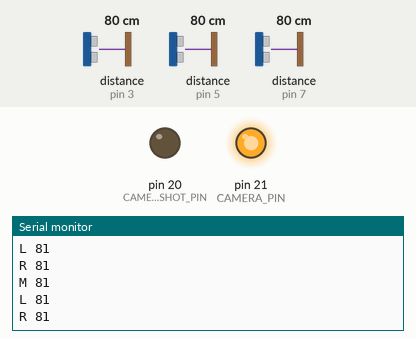
Simulated run of this sketch. Board: Arduino Mega 2560, built with avr-gcc and run on an emulated ATmega2560. On the bench: output pins drawn as LEDs (lit = HIGH), the last lines printed to the serial monitor. Inputs (shaded band) come from the test bench; at power-on: distance to the obstacle (sensors on pin 3, pin 5, pin 7) 80 cm. The echo pulse lasts 58.3 µs per cm; the audio player accepts every command and is not drawn.

Above: at 1.2 s.
1.3 s: distance to the obstacle (sensor on pin 3) set to 153 cm
At 2.1 s:
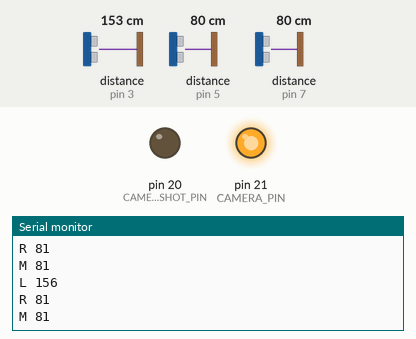
4.3 s: distance to the obstacle (sensor on pin 5) set to 2 cm
At 5.2 s:
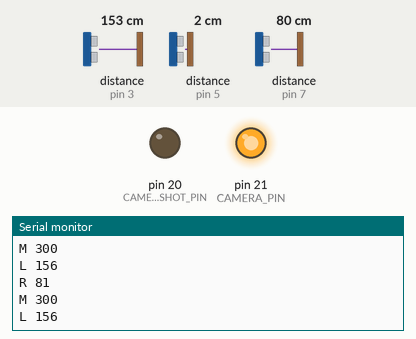
7.3 s: distance to the obstacle (sensor on pin 3) set to 299 cm
At 8.0 s:
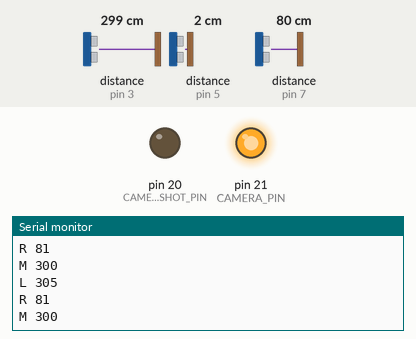
Timing chart, 0 to 10.3 s (numbered marks = the images above; inputs shaded):
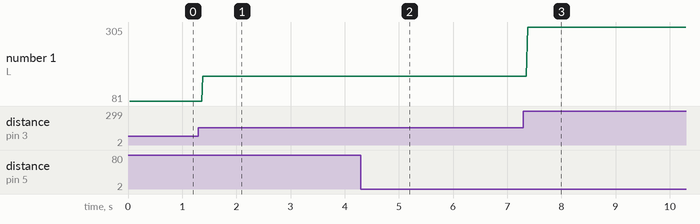

Measured:
- after the input at 1.3 s, the serial monitor: prints a new line after 0.08 s (image 1)
- after the input at 4.3 s, the serial monitor: prints a new line at once (image 2)
- after the input at 7.3 s, the serial monitor: prints a new line after 0.08 s (image 3)
- plotted number 1: 81 → 156 after the input at 1.3 s, 156 → 305 after the input at 7.3 s

The sketch:

global_sensors_test.ino
```cpp
/* IMPORTANTISSIMO: I SONAR VANNO ALIMENTATI A PARTE (5 V)
  Trigger -> Grigio
  Echo -> Viola
  Gnd -> Verde
  Vcc -> Blu
*/

// ---- LIBRARIES ----
#include <NewPing.h>
#include <Servo.h>
#include <SoftwareSerial.h>
#include <DFPlayer_Mini_Mp3.h>

// ---- Constants ----
#define TRUE true
#define FALSE false
#define ON 1
#define OFF 0

// ---- SONAR DISTANCES DEBUGGING ----
#define DEBUG 1

// ---- MOTOR PINS ----
#define LEFT_PIN 9
#define RIGHT_PIN 10
#define BOW_PIN 53
#define RIGHT_ARM 11
#define LEFT_ARM 52
#define ROTATION_PIN 8

// ---- MOTOR INITIAL & FINAL POSITIONS ----
#define LEFT_STRETCHED_POSITION 30
#define LEFT_REST_POSITION 180
#define RIGHT_STRETCHED_POSITION 30
#define RIGHT_REST_POSITION 180
#define BOW_STRETCHED_POSITION 200
#define BOW_REST_POSITION 90
#define RARM_STRETCHED_POSITION 70
#define RARM_REST_POSITION 10
#define LARM_STRETCHED_POSITION 70
#define LARM_REST_POSITION 10
#define ROTATION_REST_POSITION 10
#define ROTATION_STRETCHED_POSITION 100

// ---- CAMERA's DEALYS ----
#define TURN_ON_DELAY 200
#define TURN_OFF_DELAY 4000
#define SHOOT_DELAY 500        // if increased will take a video!
#define SWITCH_STAGE_DELAY 200
#define WIFI_ON_DELAY 4000
#define WIFI_OFF_DELAY 4000

// ---- DELAYS ----
#define BOW_DOWN_DELAY 1500
#define BOW_UP_DELAY 800

// ---- SONAR PINS ----
#define TRIG_PIN_LEFT 2
#define ECHO_PIN_LEFT 3
#define TRIG_PIN_MIDDLE 4
#define ECHO_PIN_MIDDLE 5
#define TRIG_PIN_RIGHT 6
#define ECHO_PIN_RIGHT 7

#define MEASUREMENTS_NUMBER 30

// ---- MP3 PLAYER PINS ----
#define RXPIN 12
#define TXPIN 13

// ---- SONAR MINIMUM THRESHOLD (CM) ----
#define SONAR_MINIMUM_THRESHOLD 10

// ---- CAMERA's PINS ----
#define CAMERA_PIN 21
#define CAMERA_SHOT_PIN 20

// ---- TOUCH SENSOR PIN ----
#define TOUCH_SENSOR_PIN 14

// ---- MAXIMUM SONAR DISTANCE (CM) ----
#define MAX_DISTANCE 300

// ---- PHOTO RESISTOR THRESHOLD ----
#define PHOTO_RESISTOR_THRESHOLD 150

// ---- STOPPING DANCE DISTANCE (CM) ----
#define STOP_DISTANCE 130

// ---- SOMEONE DISTANCE (CM)
#define SOMEONE_DISTANCE 100

// ---- SONAR INITIALIZATION ----
long distanceLeft, distanceMiddle, distanceRight;
NewPing sonarLeft(TRIG_PIN_LEFT, ECHO_PIN_LEFT, MAX_DISTANCE);
NewPing sonarMiddle(TRIG_PIN_MIDDLE, ECHO_PIN_MIDDLE, MAX_DISTANCE);
NewPing sonarRight(TRIG_PIN_RIGHT, ECHO_PIN_RIGHT, MAX_DISTANCE);

// ---- MOTOR INITIALIZATION ----
Servo leftMotor, rightMotor, bowMotor, rarmMotor, larmMotor, rotationMotor;

// ---- MP3 PLAYER INITIALIZATION ----
SoftwareSerial mp3Serial(RXPIN, TXPIN);

// ---- STATE VARIABLES OF CAMERA ----
int camState = OFF;
int wifiState = OFF;

// ---- MARSUPIUM ANALOG PIN ----
int photoResistor = A0;

// ---- CONTROL VARIABLES ----
boolean someone = false; // booleano che indica la presenza o meno dell'utente
boolean engagement = false;
boolean mp3_stopper = false;


// ---- FUNCTION PROTOTYPES ----
void attachServos();
void initServos();
void initSerial();
void initAnalog();
void initTouch();
void initPinCamera();

void cin_cin_dance();
void cin_cin_engagement();
void cin_cin_menu();
void cin_cin_selfie();

void sayHi();
void playDanceMusic();
void greetClient();
void offerMenu();

void goBackFromLeft();
void goBackFromRight();

void bow();
void standup();
void rotateForSelfie();
void rotateBackFromSelfie();
void doSelfie();


void updateDistances();
boolean isClose();
boolean thereIsSomeone();
boolean thereIsMenu();
boolean isTouched();
boolean clientEngaged();

void turnCameraOn();
void turnCameraOff();
void takePicture();
void switchWifiOn();
void switchWifiOff();

void debug(char description, long value);
void debug(char *description, long value);
void debug(char description, int value);
void debug(char *description, int value);
void debug(char *message);


void setup() {

  // Inizializzazione dei motori e dei vari componenti
  // Settaggio dei pin di OUTPUT ed INPUT

    initSerial();

    initPinCamera();

    initAnalog();

    initTouch();

    distanceLeft = 0;
    distanceMiddle = 0;
    distanceRight = 0;
}


void initSerial()
{
  Serial.begin(9600);
  mp3Serial.begin(9600);
  mp3_set_serial (mp3Serial); //set Serial for DFPlayer-mini mp3 module
  mp3_set_volume (20); //max volume is 30
}

void initAnalog()
{
  pinMode(photoResistor, INPUT);// Set photoResistor - A0 pin as an input
}

void initTouch()
{
  pinMode (TOUCH_SENSOR_PIN, INPUT);
}

void initPinCamera()
{
    pinMode(CAMERA_PIN, OUTPUT);
    pinMode(CAMERA_SHOT_PIN, OUTPUT);

    digitalWrite(CAMERA_PIN, HIGH);
    digitalWrite(CAMERA_SHOT_PIN, LOW);
}

void loop() {

  //cin_cin_dance();
  //cin_cin_engagement();
  //if (someone)
  //  cin_cin_menu();
  //if (someone)
  //  cin_cin_selfie();


  for (int i = 0; i < 30; i++)
      updateDistances();
  debug("Do touch");

}


void doSelfie()
{
    turnOnCamera();
    //la persona tocca il sensore touch
    while(!isTouched());
    takePicture();

    switchOnWiFi();
    delay(120000);
    switchOffWiFi();

    turnOffCamera();
}

void updateDistances()
{
  distanceRight = sonarRight.ping_cm();
  distanceRight = (distanceRight == 0 || distanceRight <= SONAR_MINIMUM_THRESHOLD) ? MAX_DISTANCE : distanceRight;

  distanceMiddle = sonarMiddle.ping_cm();
  distanceMiddle = (distanceMiddle == 0 || distanceMiddle <= SONAR_MINIMUM_THRESHOLD) ? MAX_DISTANCE : distanceMiddle;

  distanceLeft = sonarLeft.ping_cm();
  distanceLeft = (distanceLeft == 0 || distanceLeft <= SONAR_MINIMUM_THRESHOLD) ? MAX_DISTANCE : distanceLeft;

  debug('R', distanceRight);
  debug('M', distanceMiddle);
  debug('L', distanceLeft);
}

boolean isClose()
{
  return distanceRight < STOP_DISTANCE || distanceMiddle < STOP_DISTANCE || distanceLeft < STOP_DISTANCE;
}

boolean thereIsMenu()
{
  int analog_value = 0;
  analog_value = analogRead(photoResistor);
  debug("Light: ",analog_value);
  if (analog_value > PHOTO_RESISTOR_THRESHOLD)
      return false;
  return true;
}

boolean isTouched()
{
  int touch_value = 0;
  touch_value = digitalRead(TOUCH_SENSOR_PIN);
  if (touch_value == HIGH)
    return true;
  return false;
}

boolean thereIsSomeone()
{
  updateDistances();

  if (isClose()) {
    someone = TRUE;
  } else {
    someone = FALSE;
  }
  return someone;
}

void turnOnCamera()
{
    if (camState == OFF) {
        digitalWrite(CAMERA_PIN, LOW);
        delay(TURN_ON_DELAY);
        digitalWrite(CAMERA_PIN, HIGH);
        delay(5000);    // wait it turns on
        camState = ON;
    }
}

void turnOffCamera()
{
    if (camState == ON) {
        digitalWrite(CAMERA_PIN, LOW);
        delay(TURN_OFF_DELAY);
        digitalWrite(CAMERA_PIN, HIGH);

        camState = OFF;
    }
}


void takePicture()
{
    if (camState == ON) {
        switchToPictureStage();
        digitalWrite(CAMERA_SHOT_PIN, HIGH);
        delay(SHOOT_DELAY);
        digitalWrite(CAMERA_SHOT_PIN, LOW);
        delay(SHOOT_DELAY);
    }
}

void switchToPictureStage()
{
    for (int i = 0; i < 2; i++) {
        digitalWrite(CAMERA_PIN, LOW);
        delay(SWITCH_STAGE_DELAY);
        digitalWrite(CAMERA_PIN, HIGH);
        delay(SWITCH_STAGE_DELAY);
    }
}

void switchOnWiFi()
{
    if (camState == ON && wifiState == OFF) {
        digitalWrite(CAMERA_SHOT_PIN, HIGH);
        delay(WIFI_ON_DELAY);
        digitalWrite(CAMERA_SHOT_PIN, LOW);

        wifiState = ON;
    }
}

void switchOffWiFi()
{
    if (camState == ON && wifiState == ON) {
        digitalWrite(CAMERA_SHOT_PIN, HIGH);
        delay(WIFI_OFF_DELAY);
        digitalWrite(CAMERA_SHOT_PIN, LOW);

        wifiState = OFF;
    }
}


void debug(char description, long value)
{
#if DEBUG
    char buff[10];
    sprintf(buff, "%c %ld", description, value);
    debug(buff);
#endif
}

void debug(char *description, long value)
{
#if DEBUG
    char buff[50];
    sprintf(buff, "%s %ld", description, value);
    debug(buff);
#endif
}

void debug(char description, int value)
{
#if DEBUG
    char buff[20];
    sprintf(buff, "%c %d", description, value);
    debug(buff);
#endif
}

void debug(char *description, int value)
{
#if DEBUG
    char buff[50];
    sprintf(buff, "%s %d", description, value);
    debug(buff);
#endif
}

void debug(char *message)
{
#if DEBUG
    Serial.println(message);
#endif
}
```
